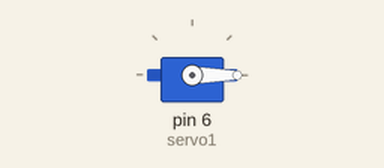
Recording of a sketch running on a simulated Arduino Uno, built with avr-gcc and run on an emulated ATmega328P. Parts: servo.

Above: at 0.05 s.
At 3.0 s:
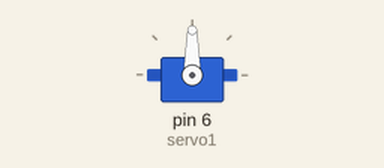
At 6.0 s:
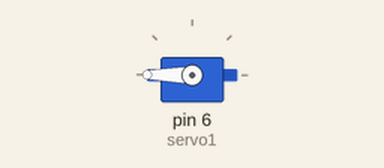
Timing chart, 0 to 7.8 s (numbered marks = the images above):
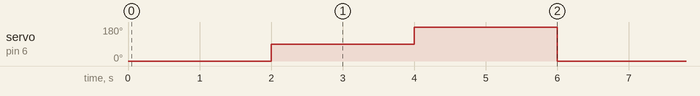

The sketch:

servo.ino
```cpp
#include <Servo.h>

Servo servo1;
  void setup() {
  servo1.attach(6); //Pin PWM 6
}

void loop() {
  //arah 0 deg
  servo1.write(0);
  delay(2000);
  //arah 90 deg
  servo1.write(90);
  delay(2000);
  //arah 180 deg
  servo1.write(180);
  delay(2000);
}
```

Measured:
- by itself, servo on pin 6 (servo1): repeats every 6.0 s: 180° 2.0 s, 0° 2.0 s, 90° 2.0 s
